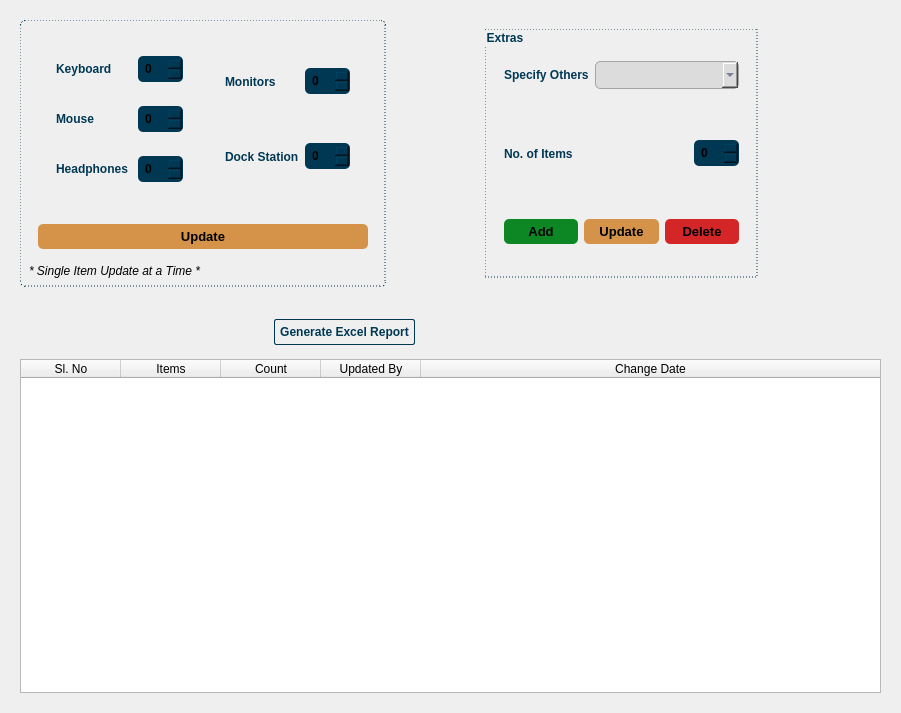
                   <widget class="QWidget" name="equipmentTabPane">
                    <property name="styleSheet">
                     <string notr="true">#equipSpinWidget QLabel{
color:#003854;
}
#equipSpinWidget QSpinBox{
background-color:#003854;
border-color:#003854;
border-radius:5px;
font-weight:bold;
padding:5px;
}
#equipSpinWidget QSpinBox:hover{
border:1px solid red;
}
#updateEquipBtn{
border-radius:5px;
padding: 5px 10px;
background-color:#d49348;
}
#updateEquipBtn:hover{
background-color:#ad610a;
}
#equipSpinSection{
border:1px dashed #003854;
border-radius:5px;
}
/** EXTRA EQUIP **/

QGroupBox{
color:#003854;
border:1px dotted #003854;
}
#extraGroupBox QLabel{
color:#003854;
}
#extraGroupBox QSpinBox{
background-color:#003854;
border-color:#003854;
border-radius:5px;
font-weight:bold;
padding:5px;
}
#extraGroupBox QSpinBox:hover{
border:1px solid red;
}

#extraGroupBox QComboBox{
color:#000000;
background-color:#dcdcdd;
border:1px solid rgba(166,164,164,1);
border-radius:5px;
padding:5px 10px;
}
#extraGroupBox QComboBox:hover{
border:1px solid red;
}
#extraEquipWidget QPushButton{
padding:5px;
}
 #addExtraEquipBtn:hover{
background-color:#0eab1b;
}
#addExtraEquipBtn{
border-radius:5px;
padding: 5px 10px;
background-color:#0c8724;
}
#updateExtraEquipBtn{
border-radius:5px;
padding: 5px;
background-color:#d49348;
}
#updateExtraEquipBtn:hover{
background-color:#ad610a;
}
#deleteExtraEquipBtn{
border-radius:5px;
padding: 5px 10px;
background-color:#d42626;
}
#deleteExtraEquipBtn:hover{
background-color:#bd0d0d;
}



#equipRecordGenerateExcelBtn{
border:1px solid #003854;
border-radius:2px;
padding:5px;
color:#003854;
}
#equipRecordGenerateExcelBtn:hover{
background-color:#003854;
color:#fff;
}</string>
                    </property>
                    <attribute name="title">
                     <string>Equipment Records</string>
                    </attribute>
                    <layout class="QVBoxLayout" name="verticalLayout_29">
                     <item>
                      <widget class="QWidget" name="widget_18" native="true">
                       <layout class="QHBoxLayout" name="horizontalLayout_31">
                        <item>
                         <widget class="QWidget" name="equipSpinSection" native="true">
                          <layout class="QVBoxLayout" name="verticalLayout_27">
                           <item>
                            <widget class="QWidget" name="equipSpinWidget" native="true">
                             <layout class="QHBoxLayout" name="horizontalLayout_36">
                              <item>
                               <widget class="QWidget" name="widget_38" native="true">
                                <layout class="QVBoxLayout" name="verticalLayout_30">
                                 <item>
                                  <widget class="QWidget" name="widget_39" native="true">
                                   <property name="font">
                                    <font>
                                     <weight>75</weight>
                                     <bold>true</bold>
                                    </font>
                                   </property>
                                   <layout class="QHBoxLayout" name="horizontalLayout_37">
                                    <item>
                                     <widget class="QLabel" name="label_9">
                                      <property name="font">
                                       <font>
                                        <weight>75</weight>
                                        <bold>true</bold>
                                       </font>
                                      </property>
                                      <property name="text">
                                       <string>Keyboard</string>
                                      </property>
                                     </widget>
                                    </item>
                                    <item alignment="Qt::AlignRight">
                                     <widget class="QSpinBox" name="txtEquipKeyboardSpin"/>
                                    </item>
                                   </layout>
                                  </widget>
                                 </item>
                                 <item>
                                  <widget class="QWidget" name="widget_40" native="true">
                                   <layout class="QHBoxLayout" name="horizontalLayout_38">
                                    <item alignment="Qt::AlignLeft">
                                     <widget class="QLabel" name="label_14">
                                      <property name="font">
                                       <font>
                                        <weight>75</weight>
                                        <bold>true</bold>
                                       </font>
                                      </property>
                                      <property name="text">
                                       <string>Mouse </string>
                                      </property>
                                     </widget>
                                    </item>
                                    <item alignment="Qt::AlignRight">
                                     <widget class="QSpinBox" name="txtEquipMouseSpin"/>
                                    </item>
                                   </layout>
                                  </widget>
                                 </item>
                                 <item>
                                  <widget class="QWidget" name="widget_41" native="true">
                                   <layout class="QHBoxLayout" name="horizontalLayout_39">
                                    <item alignment="Qt::AlignLeft">
                                     <widget class="QLabel" name="label_17">
                                      <property name="font">
                                       <font>
                                        <weight>75</weight>
                                        <bold>true</bold>
                                       </font>
                                      </property>
                                      <property name="text">
                                       <string>Headphones </string>
                                      </property>
                                     </widget>
                                    </item>
                                    <item alignment="Qt::AlignRight">
                                     <widget class="QSpinBox" name="txtEquipHeadphoneSpin"/>
                                    </item>
                                   </layout>
                                  </widget>
                                 </item>
                                </layout>
                               </widget>
                              </item>
                              <item>
                               <widget class="QWidget" name="widget_37" native="true">
                                <layout class="QVBoxLayout" name="verticalLayout_31">
                                 <item>
                                  <widget class="QWidget" name="widget_43" native="true">
                                   <layout class="QHBoxLayout" name="horizontalLayout_41">
                                    <item alignment="Qt::AlignLeft">
                                     <widget class="QLabel" name="label_19">
                                      <property name="font">
                                       <font>
                                        <weight>75</weight>
                                        <bold>true</bold>
                                       </font>
                                      </property>
                                      <property name="text">
                                       <string>Monitors</string>
                                      </property>
                                     </widget>
                                    </item>
                                    <item alignment="Qt::AlignRight">
                                     <widget class="QSpinBox" name="txtEquipMonitorSpin"/>
                                    </item>
                                   </layout>
                                  </widget>
                                 </item>
                                 <item>
                                  <widget class="QWidget" name="widget_42" native="true">
                                   <layout class="QHBoxLayout" name="horizontalLayout_40">
                                    <item alignment="Qt::AlignLeft">
                                     <widget class="QLabel" name="label_18">
                                      <property name="font">
                                       <font>
                                        <weight>75</weight>
                                        <bold>true</bold>
                                       </font>
                                      </property>
                                      <property name="text">
                                       <string>Dock Station</string>
                                      </property>
                                     </widget>
                                    </item>
                                    <item alignment="Qt::AlignRight">
                                     <widget class="QSpinBox" name="txtEquipDockSpin"/>
                                    </item>
                                   </layout>
                                  </widget>
                                 </item>
                                </layout>
                               </widget>
                              </item>
                             </layout>
                            </widget>
                           </item>
                           <item>
                            <widget class="QWidget" name="updateEquip" native="true">
                             <layout class="QHBoxLayout" name="horizontalLayout_32">
                              <item>
                               <widget class="QPushButton" name="updateEquipBtn">
                                <property name="font">
                                 <font>
                                  <pointsize>10</pointsize>
                                  <weight>75</weight>
                                  <bold>true</bold>
                                 </font>
                                </property>
                                <property name="cursor">
                                 <cursorShape>PointingHandCursor</cursorShape>
                                </property>
                                <property name="toolTip">
                                 <string>Update Records</string>
                                </property>
                                <property name="text">
                                 <string>Update</string>
                                </property>
                                <property name="icon">
                                 <iconset resource="resources.qrc">
                                  <normaloff>:/Icons/Icons/rotate-cw.svg</normaloff>:/Icons/Icons/rotate-cw.svg</iconset>
                                </property>
                               </widget>
                              </item>
                             </layout>
                            </widget>
                           </item>
                           <item>
                            <widget class="QLabel" name="label_12">
                             <property name="font">
                              <font>
                               <weight>50</weight>
                               <italic>true</italic>
                               <bold>false</bold>
                              </font>
                             </property>
                             <property name="text">
                              <string>* Single Item Update at a Time *</string>
                             </property>
                            </widget>
                           </item>
                          </layout>
                         </widget>
                        </item>
                        <item>
                         <spacer name="horizontalSpacer_3">
                          <property name="orientation">
                           <enum>Qt::Horizontal</enum>
                          </property>
                          <property name="sizeHint" stdset="0">
                           <size>
                            <width>40</width>
                            <height>20</height>
                           </size>
                          </property>
                         </spacer>
                        </item>
                        <item>
                         <widget class="QWidget" name="widget_32" native="true">
                          <property name="font">
                           <font>
                            <weight>50</weight>
                            <bold>false</bold>
                           </font>
                          </property>
                          <layout class="QVBoxLayout" name="verticalLayout_42">
                           <item>
                            <widget class="QGroupBox" name="extraGroupBox">
                             <property name="font">
                              <font>
                               <weight>75</weight>
                               <bold>true</bold>
                              </font>
                             </property>
                             <property name="title">
                              <string>Extras</string>
                             </property>
                             <layout class="QVBoxLayout" name="verticalLayout_41">
                              <item>
                               <widget class="QWidget" name="widget_46" native="true">
                                <property name="font">
                                 <font>
                                  <weight>75</weight>
                                  <bold>true</bold>
                                 </font>
                                </property>
                                <layout class="QHBoxLayout" name="horizontalLayout_45">
                                 <item alignment="Qt::AlignLeft">
                                  <widget class="QLabel" name="label_23">
                                   <property name="font">
                                    <font>
                                     <weight>75</weight>
                                     <bold>true</bold>
                                    </font>
                                   </property>
                                   <property name="text">
                                    <string>Specify Others</string>
                                   </property>
                                  </widget>
                                 </item>
                                 <item alignment="Qt::AlignRight">
                                  <widget class="QComboBox" name="equipOtherItemCombo">
                                   <property name="styleSheet">
                                    <string notr="true">color:#404d6f;</string>
                                   </property>
                                   <property name="editable">
                                    <bool>true</bool>
                                   </property>
                                   <item>
                                    <property name="text">
                                     <string/>
                                    </property>
                                   </item>
                                   <item>
                                    <property name="text">
                                     <string>HDMI Cable</string>
                                    </property>
                                   </item>
                                   <item>
                                    <property name="text">
                                     <string>DP Cable</string>
                                    </property>
                                   </item>
                                   <item>
                                    <property name="text">
                                     <string>VGA Cable</string>
                                    </property>
                                   </item>
                                   <item>
                                    <property name="text">
                                     <string>DVI Cable</string>
                                    </property>
                                   </item>
                                   <item>
                                    <property name="text">
                                     <string>Ethernet Cable</string>
                                    </property>
                                   </item>
                                   <item>
                                    <property name="text">
                                     <string>USB Cables</string>
                                    </property>
                                   </item>
                                   <item>
                                    <property name="text">
                                     <string>PS/2 Cable</string>
                                    </property>
                                   </item>
                                   <item>
                                    <property name="text">
                                     <string>RCA Connectors</string>
                                    </property>
                                   </item>
                                   <item>
                                    <property name="text">
                                     <string>Phone RJ11 Cable</string>
                                    </property>
                                   </item>
                                  </widget>
                                 </item>
                                </layout>
                               </widget>
                              </item>
                              <item>
                               <widget class="QWidget" name="widget_47" native="true">
                                <property name="font">
                                 <font>
                                  <weight>75</weight>
                                  <bold>true</bold>
                                 </font>
                                </property>
                                <layout class="QHBoxLayout" name="horizontalLayout_46">
                                 <item alignment="Qt::AlignLeft">
                                  <widget class="QLabel" name="label_25">
                                   <property name="font">
                                    <font>
                                     <weight>75</weight>
                                     <bold>true</bold>
                                    </font>
                                   </property>
                                   <property name="text">
                                    <string>No. of Items</string>
                                   </property>
                                  </widget>
                                 </item>
                                 <item alignment="Qt::AlignRight">
                                  <widget class="QSpinBox" name="equipOtherItemSpinbox"/>
                                 </item>
                                </layout>
                               </widget>
                              </item>
                              <item>
                               <widget class="QWidget" name="extraEquipButtons" native="true">
                                <layout class="QHBoxLayout" name="horizontalLayout_47">
                                 <item>
                                  <widget class="QPushButton" name="addExtraEquipBtn">
                                   <property name="font">
                                    <font>
                                     <pointsize>10</pointsize>
                                     <weight>75</weight>
                                     <bold>true</bold>
                                    </font>
                                   </property>
                                   <property name="cursor">
                                    <cursorShape>PointingHandCursor</cursorShape>
                                   </property>
                                   <property name="text">
                                    <string>Add</string>
                                   </property>
                                   <property name="icon">
                                    <iconset resource="resources.qrc">
                                     <normaloff>:/Icons/Icons/plus.svg</normaloff>:/Icons/Icons/plus.svg</iconset>
                                   </property>
                                  </widget>
                                 </item>
                                 <item>
                                  <widget class="QPushButton" name="updateExtraEquipBtn">
                                   <property name="font">
                                    <font>
                                     <pointsize>10</pointsize>
                                     <weight>75</weight>
                                     <bold>true</bold>
                                    </font>
                                   </property>
                                   <property name="cursor">
                                    <cursorShape>PointingHandCursor</cursorShape>
                                   </property>
                                   <property name="text">
                                    <string>Update</string>
                                   </property>
                                   <property name="icon">
                                    <iconset resource="resources.qrc">
                                     <normaloff>:/Icons/Icons/rotate-cw.svg</normaloff>:/Icons/Icons/rotate-cw.svg</iconset>
                                   </property>
                                  </widget>
                                 </item>
                                 <item>
                                  <widget class="QPushButton" name="deleteExtraEquipBtn">
                                   <property name="font">
                                    <font>
                                     <pointsize>10</pointsize>
                                     <weight>75</weight>
                                     <bold>true</bold>
                                    </font>
                                   </property>
                                   <property name="cursor">
                                    <cursorShape>PointingHandCursor</cursorShape>
                                   </property>
                                   <property name="text">
                                    <string>Delete</string>
                                   </property>
                                   <property name="icon">
                                    <iconset resource="resources.qrc">
                                     <normaloff>:/Icons/Icons/delete.svg</normaloff>:/Icons/Icons/delete.svg</iconset>
                                   </property>
                                  </widget>
                                 </item>
                                </layout>
                               </widget>
                              </item>
                             </layout>
                            </widget>
                           </item>
                          </layout>
                         </widget>
                        </item>
                        <item>
                         <widget class="QWidget" name="widget_33" native="true">
                          <layout class="QVBoxLayout" name="verticalLayout_28"/>
                         </widget>
                        </item>
                        <item>
                         <widget class="QWidget" name="widget_34" native="true">
                          <layout class="QVBoxLayout" name="verticalLayout_40">
                           <item>
                            <spacer name="horizontalSpacer_4">
                             <property name="orientation">
                              <enum>Qt::Horizontal</enum>
                             </property>
                             <property name="sizeHint" stdset="0">
                              <size>
                               <width>40</width>
                               <height>20</height>
                              </size>
                             </property>
                            </spacer>
                           </item>
                          </layout>
                         </widget>
                        </item>
                       </layout>
                      </widget>
                     </item>
                     <item>
                      <widget class="QWidget" name="widget_11" native="true">
                       <layout class="QVBoxLayout" name="verticalLayout_26">
                        <item>
                         <widget class="QWidget" name="widget_12" native="true">
                          <property name="minimumSize">
                           <size>
                            <width>0</width>
                            <height>30</height>
                           </size>
                          </property>
                          <layout class="QHBoxLayout" name="horizontalLayout_20">
                           <property name="topMargin">
                            <number>0</number>
                           </property>
                           <property name="bottomMargin">
                            <number>0</number>
                           </property>
                           <item>
                            <widget class="QWidget" name="widget_13" native="true">
                             <property name="enabled">
                              <bool>false</bool>
                             </property>
                             <widget class="QLineEdit" name="txtLaptopID_2">
                              <property name="geometry">
                               <rect>
                                <x>40</x>
                                <y>10</y>
                                <width>41</width>
                                <height>28</height>
                               </rect>
                              </property>
                              <property name="styleSheet">
                               <string notr="true">background:transparent;
border:none;
color:transparent;</string>
                              </property>
                              <property name="inputMethodHints">
                               <set>Qt::ImhHiddenText|Qt::ImhNoAutoUppercase|Qt::ImhNoPredictiveText|Qt::ImhSensitiveData</set>
                              </property>
                              <property name="echoMode">
                               <enum>QLineEdit::NoEcho</enum>
                              </property>
                             </widget>
                            </widget>
                           </item>
                           <item>
                            <widget class="QWidget" name="equipExcelWidget" native="true">
                             <layout class="QVBoxLayout" name="verticalLayout_45">
                              <property name="topMargin">
                               <number>0</number>
                              </property>
                              <property name="bottomMargin">
                               <number>0</number>
                              </property>
                              <item alignment="Qt::AlignHCenter|Qt::AlignVCenter">
                               <widget class="QPushButton" name="equipRecordGenerateExcelBtn">
                                <property name="font">
                                 <font>
                                  <pointsize>9</pointsize>
                                  <weight>75</weight>
                                  <bold>true</bold>
                                 </font>
                                </property>
                                <property name="cursor">
                                 <cursorShape>PointingHandCursor</cursorShape>
                                </property>
                                <property name="text">
                                 <string>Generate Excel Report</string>
                                </property>
                                <property name="icon">
                                 <iconset resource="resources.qrc">
                                  <normaloff>:/Icons/Icons/file-text.svg</normaloff>:/Icons/Icons/file-text.svg</iconset>
                                </property>
                               </widget>
                              </item>
                             </layout>
                            </widget>
                           </item>
                           <item alignment="Qt::AlignVCenter">
                            <widget class="QWidget" name="widget_15" native="true">
                             <property name="minimumSize">
                              <size>
                               <width>0</width>
                               <height>42</height>
                              </size>
                             </property>
                             <layout class="QHBoxLayout" name="horizontalLayout_21"/>
                            </widget>
                           </item>
                           <item alignment="Qt::AlignHCenter|Qt::AlignVCenter">
                            <widget class="QWidget" name="widget_16" native="true">
                             <property name="minimumSize">
                              <size>
                               <width>0</width>
                               <height>42</height>
                              </size>
                             </property>
                             <layout class="QHBoxLayout" name="horizontalLayout_22"/>
                            </widget>
                           </item>
                          </layout>
                         </widget>
                        </item>
                        <item>
                         <widget class="QTableWidget" name="equipRecordTable">
                          <property name="sizePolicy">
                           <sizepolicy hsizetype="Expanding" vsizetype="Expanding">
                            <horstretch>0</horstretch>
                            <verstretch>0</verstretch>
                           </sizepolicy>
                          </property>
                          <property name="minimumSize">
                           <size>
                            <width>861</width>
                            <height>334</height>
                           </size>
                          </property>
                          <property name="editTriggers">
                           <set>QAbstractItemView::AnyKeyPressed</set>
                          </property>
                          <property name="showGrid">
                           <bool>true</bool>
                          </property>
                          <property name="sortingEnabled">
                           <bool>false</bool>
                          </property>
                          <attribute name="horizontalHeaderCascadingSectionResizes">
                           <bool>false</bool>
                          </attribute>
                          <attribute name="horizontalHeaderShowSortIndicator" stdset="0">
                           <bool>false</bool>
                          </attribute>
                          <attribute name="horizontalHeaderStretchLastSection">
                           <bool>true</bool>
                          </attribute>
                          <attribute name="verticalHeaderCascadingSectionResizes">
                           <bool>false</bool>
                          </attribute>
                          <attribute name="verticalHeaderMinimumSectionSize">
                           <number>24</number>
                          </attribute>
                          <attribute name="verticalHeaderShowSortIndicator" stdset="0">
                           <bool>false</bool>
                          </attribute>
                          <attribute name="verticalHeaderStretchLastSection">
                           <bool>false</bool>
                          </attribute>
                          <column>
                           <property name="text">
                            <string>Sl. No</string>
                           </property>
                          </column>
                          <column>
                           <property name="text">
                            <string>Items</string>
                           </property>
                          </column>
                          <column>
                           <property name="text">
                            <string>Count</string>
                           </property>
                          </column>
                          <column>
                           <property name="text">
                            <string>Updated By</string>
                           </property>
                          </column>
                          <column>
                           <property name="text">
                            <string>Change Date</string>
                           </property>
                          </column>
                         </widget>
                        </item>
                       </layout>
                      </widget>
                     </item>
                    </layout>
                   </widget>
